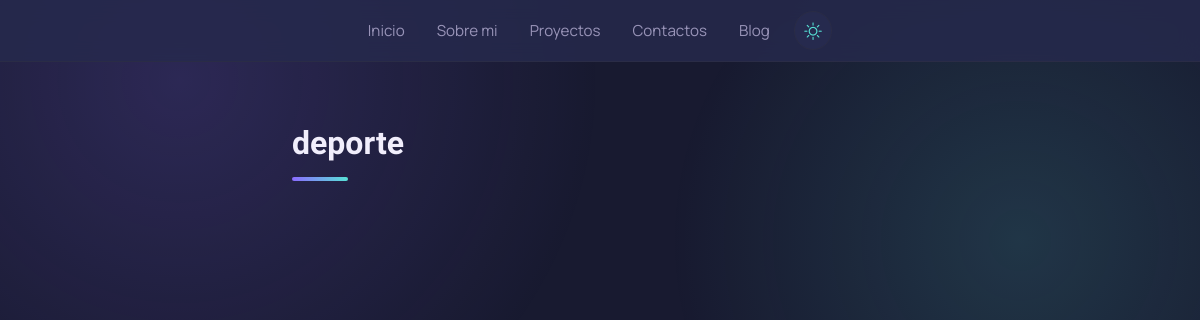
Page /blog/category/deporte/ on the earlier database version.
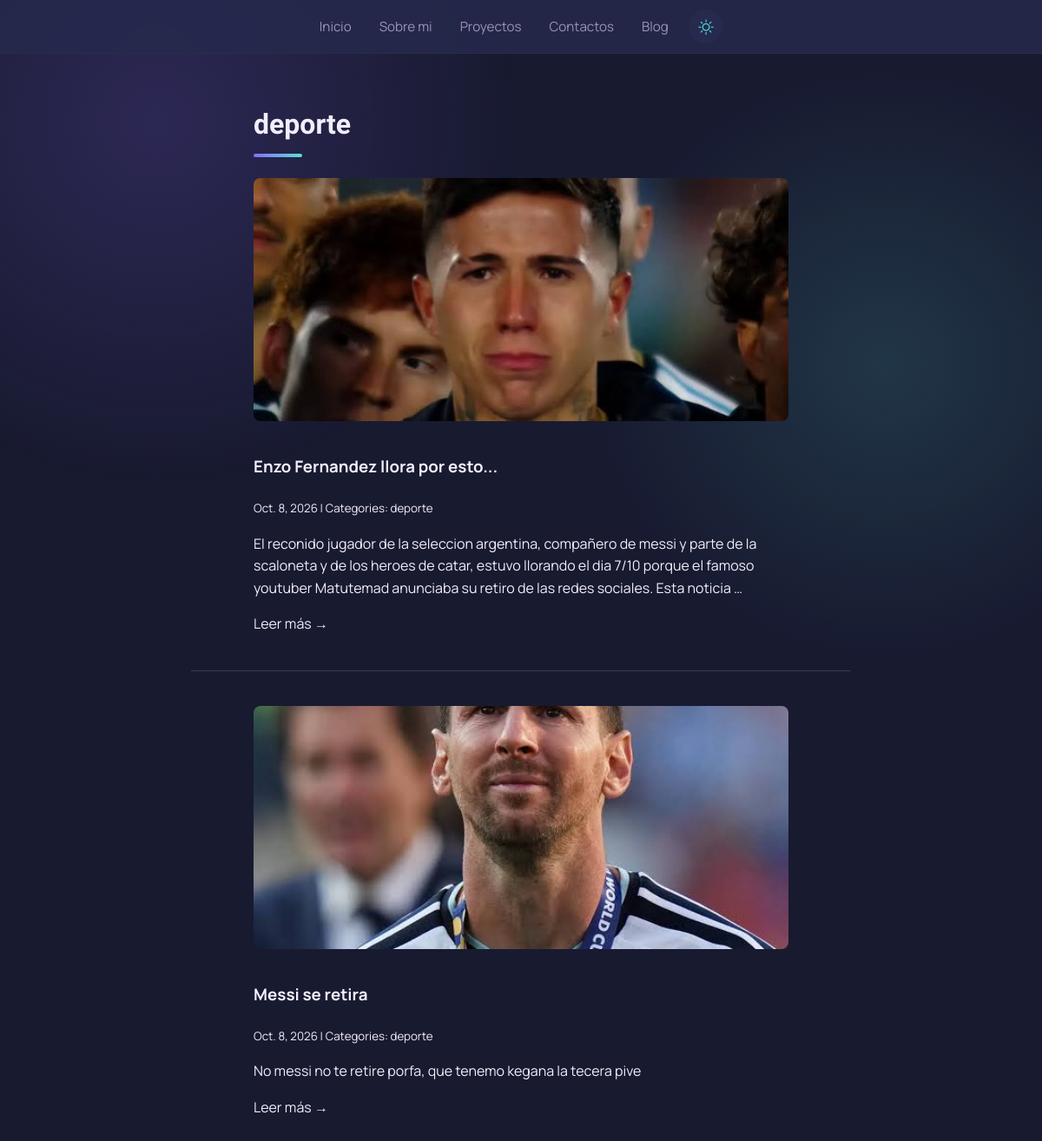
Same page on the later database version.
### blog/models.py (models this page shows, shortened)
class category(models.Model):
    name = models.CharField(max_length=30)
    class Meta:
        verbose_name_plural = "categories"

class post(models.Model):
    title = models.CharField(max_length=255)
    body = models.TextField()
    created_on = models.DateTimeField(auto_now_add=True)
    last_modified = models.DateTimeField(auto_now=True)
    categories = models.ManyToManyField("category", related_name="posts")
    cover = models.ImageField(upload_to="covers/", blank=True, null=True)

### blog/views.py (the view)
# urls.py: path("category/<category>/", views.blog_category, name="blog_category"),
def blog_category(request, category):
    posts = Post.objects.filter(
        categories__name__contains=category
    ).order_by("-created_on")
    context = {
        "category": category,
        "posts": posts,
    }
    return render(request, "blog/category.html", context)

### blog/templates/blog/category.html
{% extends "blog/index.html" %}
{% block page_title %}
<h2>{{ category }}</h2>
{% endblock page_title %}

### blog/templates/blog/index.html (shortened to what this page needs)
{% extends "base.html" %}
{% block page_content %}
    {% block posts %}
        {% for post in posts %}
            <article class="post-card">
                {% if post.cover %}
                    <a href="{% url 'blog_detail' post.pk %}">
                        <img src="{{ post.cover.url }}" alt="{{ post.title }}" class="post-cover">
                    </a>
                {% endif %}
                <h3><a href="{% url 'blog_detail' post.pk %}">{{ post.title }}</a></h3>
                <small>
                    {{ post.created_on.date }} | Categories:
                    {% for category in post.categories.all %}
                        <a href="{% url 'blog_category' category.name %}">
                            {{ category.name }}
                        </a>
                    {% endfor %}
                </small>
                <p>{{ post.body | truncatewords:40 }}</p>
                <a href="{% url 'blog_detail' post.pk %}">Leer más →</a>
            </article>
        {% endfor %}
    {% endblock posts %}
{% endblock page_content %}

### templates/base.html (shortened to what this page needs)
{% load static %}
<!DOCTYPE html>
<html lang="es">
<head>
    <link rel="stylesheet" href="https://cdn.jsdelivr.net/npm/bootstrap-icons@1.11.3/font/bootstrap-icons.min.css">
    <link rel="stylesheet" href="{% static 'css/styles.css' %}">
</head>
<body>
    <header class="topnav">
        <nav aria-label="Navegación principal">
            <ul>
            <li><a href="{% url 'home' %}#inicio">Inicio</a></li>
            <li><a href="{% url 'home' %}#sobre-mi">Sobre mi</a></li>
            <li><a href="{% url 'home' %}#proyectos">Proyectos</a></li>
            <li><a href="{% url 'home' %}#contacto">Contactos</a></li>
            <li><a href="{% url 'blog_index' %}">Blog</a></li>
            </ul>
        </nav>
        <label for="theme-toggle" class="theme-toggle-label" aria-label="Cambiar entre modo claro y oscuro">
            <i class="bi bi-sun"></i>
        </label>
    </header>
    <main>
        {% block content %}
            {% block page_title %}{% endblock page_title %}
            {% block page_content %}{% endblock page_content %}
        {% endblock content %}
    </main>
</body>
</html>

### static/css/styles.css (style rules this page uses)
:root { --fondo: #181a30; --texto: #f1eefc; --violeta: #8b6bff; --celeste: #57e2d6; --borde: #2a2c46; --fondo-suave: #262a4e; --texto-s: #9994b8; }
* { box-sizing: border-box; }
html { scroll-behavior: smooth; }
body { margin: 0; background: var(--fondo); color: var(--texto); font-family: "Manrope", sans-serif; line-height: 1.6; overflow-x: hidden; transition: background-color 0.25s ease, color 0.25s ease; }
body::before { content: ""; position: fixed; inset: 0; z-index: -1; }
.topnav { position: sticky; top: 0; z-index: 20; display: flex; align-items: center; justify-content: center; gap: 1.5rem; padding: 0.7rem 6vw; background: var(--fondo-suave); border-bottom: 1px solid var(--borde); }
.topnav nav ul { display: flex; gap: 2rem; }
.topnav nav a { font-size: 0.95rem; color: var(--texto-s); transition: color 0.2s ease; }
.theme-toggle-label { display: inline-flex; align-items: center; justify-content: center; width: 2.4rem; height: 2.4rem; border-radius: 999px; border: 1px solid var(--borde); background: var(--fondo-suave); color: var(--celeste); font-size: 1.1rem; cursor: pointer; transition: transform 0.18s ease, border-color 0.18s ease; }
a { color: inherit; text-decoration: none; }
html { scrollbar-color: var(--violeta) var(--fondo); scrollbar-width: thin; }
body::before { background: radial-gradient(600px circle at 15% 10%, color-mix(in srgb, var(--violeta) 18%, transparent), transparent 70%), radial-gradient(500px circle at 85% 30%, color-mix(in srgb, var(--celeste) 14%, transparent), transparent 70%); }
.topnav { background: color-mix(in srgb, var(--fondo-suave) 82%, transparent); backdrop-filter: blur(10px); -webkit-backdrop-filter: blur(10px); }
.topnav nav ul { list-style: none; margin: 0; padding: 0; }
.topnav nav a { position: relative; padding-bottom: 4px; }
.topnav nav a::after { content: ""; position: absolute; left: 0; bottom: 0; width: 0; height: 2px; background: linear-gradient(90deg, var(--violeta), var(--celeste)); border-radius: 2px; transition: width 0.25s ease; }
main > section, main > :not(section) { animation: aparecer 0.6s ease both; }
main > :not(section) { max-width: 760px; margin-left: auto; margin-right: auto; padding-left: 6vw; padding-right: 6vw; }
main > h2 { font-family: "Exo 2", sans-serif; font-weight: 700; font-size: 2rem; margin-top: 3.5rem; margin-bottom: 1.5rem; }
main > h2::after { content: ""; display: block; width: 56px; height: 4px; margin-top: 0.5rem; border-radius: 4px; background: linear-gradient(90deg, var(--violeta), var(--celeste)); }
main > :last-child { margin-bottom: 4rem; }
.post-card { margin-bottom: 2.5rem; padding-bottom: 2.5rem; border-bottom: 1px solid rgba(255, 255, 255, 0.15); }
.post-card:last-child { border-bottom: none; }
.post-cover { width: 100%; height: 280px; object-fit: cover; border-radius: 8px; margin-bottom: 0.75rem; }

Differences in the rows shown:
added category: name "deporte"
added post: cover (picture), title "Enzo Fernandez llora por esto...", created_on "Oct. 8, 2026", body "El reconido jugador de la seleccion argentina, compañero de messi y parte de la scaloneta y de los heroes de catar, estuvo llorando el dia 7/10 porque el famoso youtuber Matutemad anunciaba su retiro de las redes sociales. Esta noticia …"
added post: cover (picture), title "Messi se retira", created_on "Oct. 8, 2026", body "No messi no te retire porfa, que tenemo kegana la tecera pive"
Other differences:
{{ category }}: "deporte" → (not shown)
